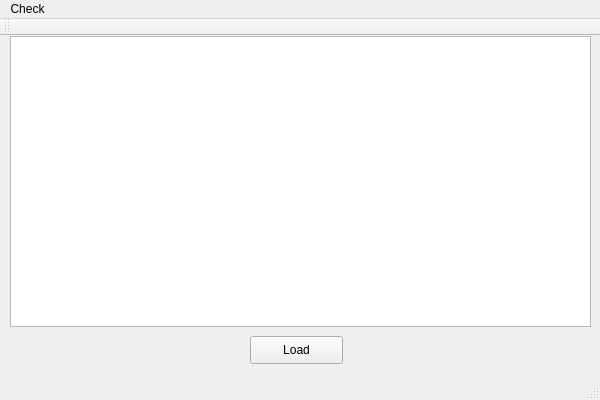
<?xml version="1.0" encoding="UTF-8"?>
<ui version="4.0">
 <class>testClass</class>
 <widget class="QMainWindow" name="testClass">
  <property name="geometry">
   <rect>
    <x>0</x>
    <y>0</y>
    <width>600</width>
    <height>400</height>
   </rect>
  </property>
  <property name="windowTitle">
   <string>test</string>
  </property>
  <widget class="QWidget" name="centralWidget">
   <widget class="QChartView" name="chartview">
    <property name="geometry">
     <rect>
      <x>10</x>
      <y>0</y>
      <width>581</width>
      <height>291</height>
     </rect>
    </property>
   </widget>
   <widget class="QPushButton" name="Load">
    <property name="geometry">
     <rect>
      <x>250</x>
      <y>300</y>
      <width>93</width>
      <height>28</height>
     </rect>
    </property>
    <property name="text">
     <string>Load</string>
    </property>
   </widget>
  </widget>
  <widget class="QMenuBar" name="menuBar">
   <property name="geometry">
    <rect>
     <x>0</x>
     <y>0</y>
     <width>600</width>
     <height>26</height>
    </rect>
   </property>
   <widget class="QMenu" name="menuCheck">
    <property name="title">
     <string>Check</string>
    </property>
   </widget>
   <addaction name="menuCheck"/>
  </widget>
  <widget class="QToolBar" name="mainToolBar">
   <attribute name="toolBarArea">
    <enum>TopToolBarArea</enum>
   </attribute>
   <attribute name="toolBarBreak">
    <bool>false</bool>
   </attribute>
  </widget>
  <widget class="QStatusBar" name="statusBar"/>
  <action name="actiondf">
   <property name="text">
    <string>df</string>
   </property>
  </action>
 </widget>
 <layoutdefault spacing="6" margin="11"/>
 <customwidgets>
  <customwidget>
   <class>QChartView</class>
   <extends>QGraphicsView</extends>
   <header>QtCharts</header>
  </customwidget>
 </customwidgets>
 <resources>
  <include location="test.qrc"/>
 </resources>
 <connections/>
</ui>
